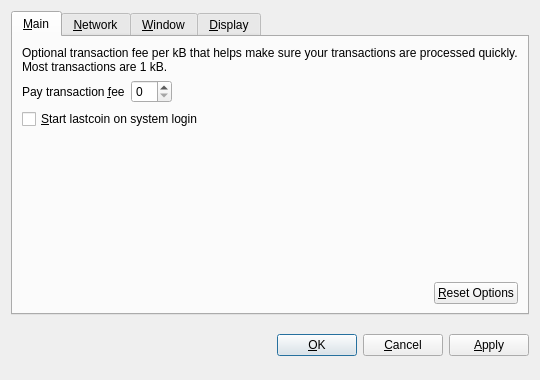
<?xml version="1.0" encoding="UTF-8"?>
<ui version="4.0">
 <class>OptionsDialog</class>
 <widget class="QDialog" name="OptionsDialog">
  <property name="geometry">
   <rect>
    <x>0</x>
    <y>0</y>
    <width>540</width>
    <height>380</height>
   </rect>
  </property>
  <property name="windowTitle">
   <string>Options</string>
  </property>
  <property name="modal">
   <bool>true</bool>
  </property>
  <layout class="QVBoxLayout" name="verticalLayout">
   <item>
    <widget class="QTabWidget" name="tabWidget">
     <property name="tabPosition">
      <enum>QTabWidget::North</enum>
     </property>
     <property name="currentIndex">
      <number>0</number>
     </property>
     <widget class="QWidget" name="tabMain">
      <attribute name="title">
       <string>&amp;Main</string>
      </attribute>
      <layout class="QVBoxLayout" name="verticalLayout_Main">
       <item>
        <widget class="QLabel" name="transactionFeeInfoLabel">
         <property name="text">
          <string>Optional transaction fee per kB that helps make sure your transactions are processed quickly. Most transactions are 1 kB.</string>
         </property>
         <property name="textFormat">
          <enum>Qt::PlainText</enum>
         </property>
         <property name="wordWrap">
          <bool>true</bool>
         </property>
        </widget>
       </item>
       <item>
        <layout class="QHBoxLayout" name="horizontalLayout_1_Main">
         <item>
          <widget class="QLabel" name="transactionFeeLabel">
           <property name="text">
            <string>Pay transaction &amp;fee</string>
           </property>
           <property name="textFormat">
            <enum>Qt::PlainText</enum>
           </property>
           <property name="buddy">
            <cstring>transactionFee</cstring>
           </property>
          </widget>
         </item>
         <item>
          <widget class="BitcoinAmountField" name="transactionFee"/>
         </item>
         <item>
          <spacer name="horizontalSpacer_1_Main">
           <property name="orientation">
            <enum>Qt::Horizontal</enum>
           </property>
           <property name="sizeHint" stdset="0">
            <size>
             <width>40</width>
             <height>20</height>
            </size>
           </property>
          </spacer>
         </item>
        </layout>
       </item>
       <item>
        <widget class="QCheckBox" name="bitcoinAtStartup">
         <property name="toolTip">
          <string>Automatically start lastcoin after logging in to the system.</string>
         </property>
         <property name="text">
          <string>&amp;Start lastcoin on system login</string>
         </property>
        </widget>
       </item>
       <item>
        <spacer name="verticalSpacer_Main">
         <property name="orientation">
          <enum>Qt::Vertical</enum>
         </property>
         <property name="sizeHint" stdset="0">
          <size>
           <width>20</width>
           <height>40</height>
          </size>
         </property>
        </spacer>
       </item>
       <item>
        <layout class="QHBoxLayout" name="horizontalLayout_2_Main">
         <item>
          <spacer name="horizontalSpacer_2_Main">
           <property name="orientation">
            <enum>Qt::Horizontal</enum>
           </property>
           <property name="sizeHint" stdset="0">
            <size>
             <width>40</width>
             <height>20</height>
            </size>
           </property>
          </spacer>
         </item>
         <item>
          <widget class="QPushButton" name="resetButton">
           <property name="toolTip">
            <string>Reset all client options to default.</string>
           </property>
           <property name="text">
            <string>&amp;Reset Options</string>
           </property>
           <property name="autoDefault">
            <bool>false</bool>
           </property>
          </widget>
         </item>
        </layout>
       </item>
      </layout>
     </widget>
     <widget class="QWidget" name="tabNetwork">
      <attribute name="title">
       <string>&amp;Network</string>
      </attribute>
      <layout class="QVBoxLayout" name="verticalLayout_Network">
       <item>
        <widget class="QCheckBox" name="mapPortUpnp">
         <property name="toolTip">
          <string>Automatically open the lastcoin client port on the router. This only works when your router supports UPnP and it is enabled.</string>
         </property>
         <property name="text">
          <string>Map port using &amp;UPnP</string>
         </property>
        </widget>
       </item>
       <item>
        <widget class="QCheckBox" name="connectSocks">
         <property name="toolTip">
          <string>Connect to the lastcoin network through a SOCKS proxy (e.g. when connecting through Tor).</string>
         </property>
         <property name="text">
          <string>&amp;Connect through SOCKS proxy:</string>
         </property>
        </widget>
       </item>
       <item>
        <layout class="QHBoxLayout" name="horizontalLayout_Network">
         <item>
          <widget class="QLabel" name="proxyIpLabel">
           <property name="text">
            <string>Proxy &amp;IP:</string>
           </property>
           <property name="textFormat">
            <enum>Qt::PlainText</enum>
           </property>
           <property name="buddy">
            <cstring>proxyIp</cstring>
           </property>
          </widget>
         </item>
         <item>
          <widget class="QValidatedLineEdit" name="proxyIp">
           <property name="maximumSize">
            <size>
             <width>140</width>
             <height>16777215</height>
            </size>
           </property>
           <property name="toolTip">
            <string>IP address of the proxy (e.g. 127.0.0.1)</string>
           </property>
          </widget>
         </item>
         <item>
          <widget class="QLabel" name="proxyPortLabel">
           <property name="text">
            <string>&amp;Port:</string>
           </property>
           <property name="textFormat">
            <enum>Qt::PlainText</enum>
           </property>
           <property name="buddy">
            <cstring>proxyPort</cstring>
           </property>
          </widget>
         </item>
         <item>
          <widget class="QLineEdit" name="proxyPort">
           <property name="maximumSize">
            <size>
             <width>55</width>
             <height>16777215</height>
            </size>
           </property>
           <property name="toolTip">
            <string>Port of the proxy (e.g. 9050)</string>
           </property>
          </widget>
         </item>
         <item>
          <widget class="QLabel" name="socksVersionLabel">
           <property name="text">
            <string>SOCKS &amp;Version:</string>
           </property>
           <property name="textFormat">
            <enum>Qt::PlainText</enum>
           </property>
           <property name="buddy">
            <cstring>socksVersion</cstring>
           </property>
          </widget>
         </item>
         <item>
          <widget class="QValueComboBox" name="socksVersion">
           <property name="toolTip">
            <string>SOCKS version of the proxy (e.g. 5)</string>
           </property>
          </widget>
         </item>
         <item>
          <spacer name="horizontalSpacer_Network">
           <property name="orientation">
            <enum>Qt::Horizontal</enum>
           </property>
           <property name="sizeHint" stdset="0">
            <size>
             <width>40</width>
             <height>20</height>
            </size>
           </property>
          </spacer>
         </item>
        </layout>
       </item>
       <item>
        <spacer name="verticalSpacer_Network">
         <property name="orientation">
          <enum>Qt::Vertical</enum>
         </property>
         <property name="sizeHint" stdset="0">
          <size>
           <width>20</width>
           <height>40</height>
          </size>
         </property>
        </spacer>
       </item>
      </layout>
     </widget>
     <widget class="QWidget" name="tabWindow">
      <attribute name="title">
       <string>&amp;Window</string>
      </attribute>
      <layout class="QVBoxLayout" name="verticalLayout_Window">
       <item>
        <widget class="QCheckBox" name="minimizeToTray">
         <property name="toolTip">
          <string>Show only a tray icon after minimizing the window.</string>
         </property>
         <property name="text">
          <string>&amp;Minimize to the tray instead of the taskbar</string>
         </property>
        </widget>
       </item>
       <item>
        <widget class="QCheckBox" name="minimizeOnClose">
         <property name="toolTip">
          <string>Minimize instead of exit the application when the window is closed. When this option is enabled, the application will be closed only after selecting Quit in the menu.</string>
         </property>
         <property name="text">
          <string>M&amp;inimize on close</string>
         </property>
        </widget>
       </item>
       <item>
        <spacer name="verticalSpacer_Window">
         <property name="orientation">
          <enum>Qt::Vertical</enum>
         </property>
         <property name="sizeHint" stdset="0">
          <size>
           <width>20</width>
           <height>40</height>
          </size>
         </property>
        </spacer>
       </item>
      </layout>
     </widget>
     <widget class="QWidget" name="tabDisplay">
      <attribute name="title">
       <string>&amp;Display</string>
      </attribute>
      <layout class="QVBoxLayout" name="verticalLayout_Display">
       <item>
        <layout class="QHBoxLayout" name="horizontalLayout_1_Display">
         <item>
          <widget class="QLabel" name="langLabel">
           <property name="text">
            <string>User Interface &amp;language:</string>
           </property>
           <property name="textFormat">
            <enum>Qt::PlainText</enum>
           </property>
           <property name="buddy">
            <cstring>lang</cstring>
           </property>
          </widget>
         </item>
         <item>
          <widget class="QValueComboBox" name="lang">
           <property name="toolTip">
            <string>The user interface language can be set here. This setting will take effect after restarting lastcoin.</string>
           </property>
          </widget>
         </item>
        </layout>
       </item>
       <item>
        <layout class="QHBoxLayout" name="horizontalLayout_2_Display">
         <item>
          <widget class="QLabel" name="unitLabel">
           <property name="text">
            <string>&amp;Unit to show amounts in:</string>
           </property>
           <property name="textFormat">
            <enum>Qt::PlainText</enum>
           </property>
           <property name="buddy">
            <cstring>unit</cstring>
           </property>
          </widget>
         </item>
         <item>
          <widget class="QValueComboBox" name="unit">
           <property name="toolTip">
            <string>Choose the default subdivision unit to show in the interface and when sending coins.</string>
           </property>
          </widget>
         </item>
        </layout>
       </item>
       <item>
        <widget class="QCheckBox" name="displayAddresses">
         <property name="toolTip">
          <string>Whether to show lastcoin addresses in the transaction list or not.</string>
         </property>
         <property name="text">
          <string>&amp;Display addresses in transaction list</string>
         </property>
        </widget>
       </item>
       <item>
        <widget class="QCheckBox" name="coinControlFeatures">
         <property name="toolTip">
          <string>Whether to show coin control features or not.</string>
         </property>
         <property name="text">
          <string>Display coin &amp;control features (experts only!)</string>
         </property>
        </widget>
       </item>
       <item>
        <spacer name="verticalSpacer_Display">
         <property name="orientation">
          <enum>Qt::Vertical</enum>
         </property>
         <property name="sizeHint" stdset="0">
          <size>
           <width>20</width>
           <height>40</height>
          </size>
         </property>
        </spacer>
       </item>
      </layout>
     </widget>
    </widget>
   </item>
   <item>
    <layout class="QHBoxLayout" name="horizontalLayout_Buttons">
     <item>
      <spacer name="horizontalSpacer_1">
       <property name="orientation">
        <enum>Qt::Horizontal</enum>
       </property>
       <property name="sizeHint" stdset="0">
        <size>
         <width>40</width>
         <height>48</height>
        </size>
       </property>
      </spacer>
     </item>
     <item>
      <widget class="QLabel" name="statusLabel">
       <property name="font">
        <font>
         <weight>75</weight>
         <bold>true</bold>
        </font>
       </property>
       <property name="text">
        <string/>
       </property>
       <property name="textFormat">
        <enum>Qt::PlainText</enum>
       </property>
       <property name="wordWrap">
        <bool>true</bool>
       </property>
      </widget>
     </item>
     <item>
      <spacer name="horizontalSpacer_2">
       <property name="orientation">
        <enum>Qt::Horizontal</enum>
       </property>
       <property name="sizeHint" stdset="0">
        <size>
         <width>40</width>
         <height>48</height>
        </size>
       </property>
      </spacer>
     </item>
     <item>
      <widget class="QPushButton" name="okButton">
       <property name="text">
        <string>&amp;OK</string>
       </property>
      </widget>
     </item>
     <item>
      <widget class="QPushButton" name="cancelButton">
       <property name="text">
        <string>&amp;Cancel</string>
       </property>
       <property name="autoDefault">
        <bool>false</bool>
       </property>
      </widget>
     </item>
     <item>
      <widget class="QPushButton" name="applyButton">
       <property name="text">
        <string>&amp;Apply</string>
       </property>
       <property name="autoDefault">
        <bool>false</bool>
       </property>
      </widget>
     </item>
    </layout>
   </item>
  </layout>
 </widget>
 <customwidgets>
  <customwidget>
   <class>BitcoinAmountField</class>
   <extends>QSpinBox</extends>
   <header>bitcoinamountfield.h</header>
  </customwidget>
  <customwidget>
   <class>QValueComboBox</class>
   <extends>QComboBox</extends>
   <header>qvaluecombobox.h</header>
  </customwidget>
  <customwidget>
   <class>QValidatedLineEdit</class>
   <extends>QLineEdit</extends>
   <header>qvalidatedlineedit.h</header>
  </customwidget>
 </customwidgets>
 <resources/>
 <connections/>
</ui>
